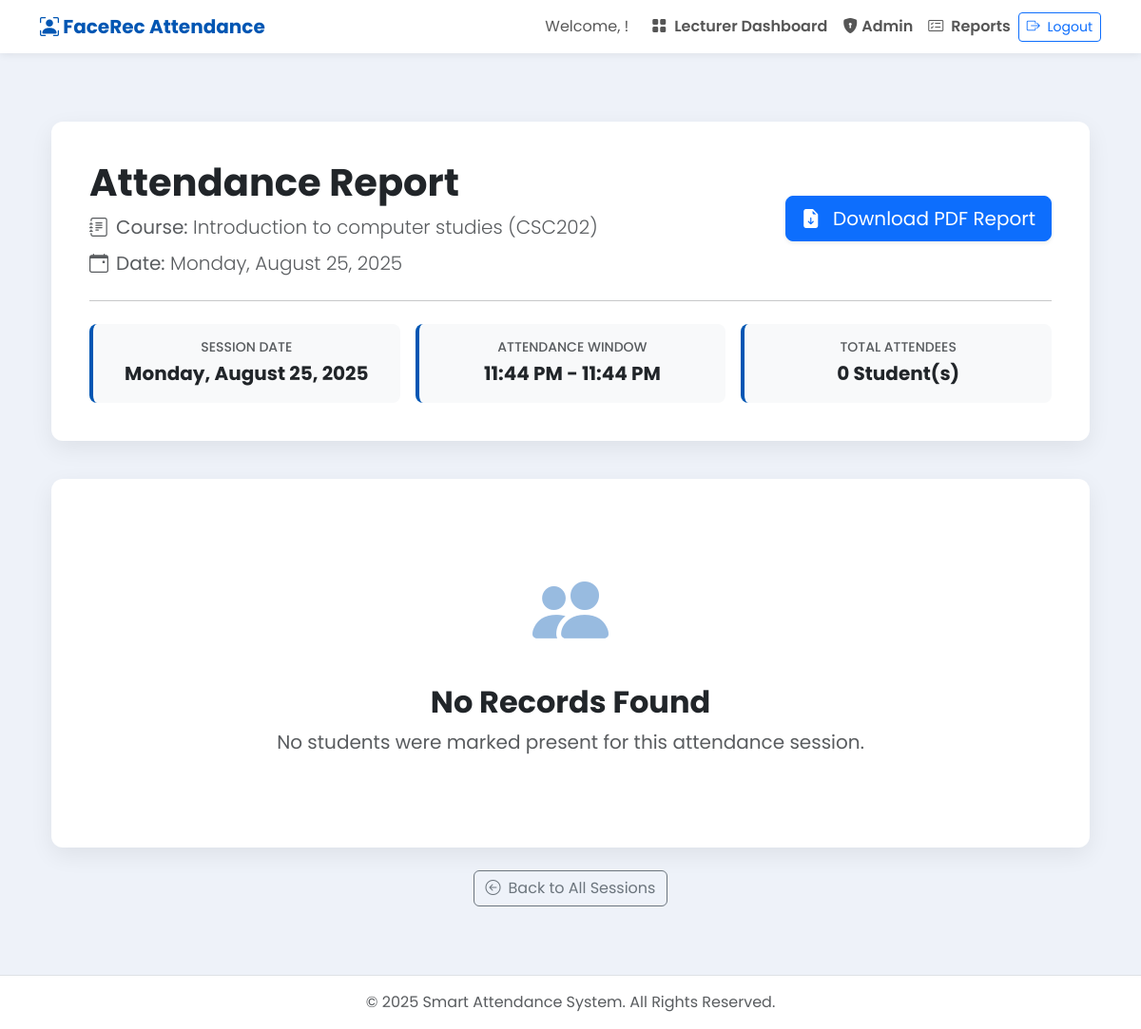
Screenshot of /dashboard/session/6/ (signed in) with the database file from the repository.
### attendance/models.py (models this page shows, shortened)
class AttendanceSession(models.Model):
    course = models.ForeignKey(Course, on_delete=models.CASCADE)
    created_at = models.DateTimeField(auto_now_add=True)
    start_time = models.DateTimeField(default=timezone.now)
    end_time = models.DateTimeField(default=timezone.now)
    is_active = models.BooleanField(default=True)

class Course(models.Model):
    course_code = models.CharField(max_length=20, unique=True)
    course_name = models.CharField(max_length=200)
    lecturer = models.ForeignKey(User, on_delete=models.CASCADE)

### attendance/views.py (the view)
# urls.py: path('dashboard/session/<int:session_id>/', views.session_detail, name='session_detail'),
@login_required
@user_passes_test(is_lecturer, login_url='login', redirect_field_name=None)
def session_detail(request, session_id):
    session = get_object_or_404(
        AttendanceSession,
        id=session_id,
        course__lecturer=request.user
    )
    records = AttendanceRecord.objects.filter(session=session).select_related('student__user').order_by('student__user__last_name')
    return render(request, 'attendance/session_detail.html', {'session': session, 'records': records})

### attendance/views.py (called while the page is built)
def is_lecturer(user):
    return user.is_staff

### attendance/templates/attendance/session_detail.html (shortened to what this page needs)
{% extends 'attendance/base.html' %}
{% load static %}
{% block content %}
<link rel="stylesheet" href="https://cdn.jsdelivr.net/npm/bootstrap-icons@1.11.3/font/bootstrap-icons.min.css">
<div class="container py-5">
    <div class="report-header">
        <div class="d-flex flex-wrap justify-content-between align-items-center mb-4">
            <div>
                <h1 class="display-6 fw-bold">Attendance Report</h1>
                <p class="lead text-muted mb-2">
                    <i class="bi bi-journal-text me-2"></i><strong>Course:</strong> {{ session.course.course_name }} ({{ session.course.course_code }})
                </p>
                <p class="lead text-muted mb-0">
                    <i class="bi bi-calendar-event me-2"></i><strong>Date:</strong> {{ session.created_at|date:"l, F j, Y" }}
                </p>
            </div>
            <a href="{% url 'export_session_pdf' session.id %}" class="btn btn-primary btn-lg shadow-sm">
                <i class="bi bi-file-earmark-arrow-down-fill me-2"></i> Download PDF Report
            </a>
        </div>
        <hr class="my-4">
        <div class="row g-3 text-center">
            <div class="col-md-4">
                <div class="stat-box">
                    <h6 class="text-muted mb-1 small text-uppercase">Session Date</h6>
                    <p class="fs-5 fw-bold mb-0">{{ session.created_at|date:"l, F j, Y" }}</p>
                </div>
            </div>
            <div class="col-md-4">
                <div class="stat-box">
                    <h6 class="text-muted mb-1 small text-uppercase">Attendance Window</h6>
                    <p class="fs-5 fw-bold mb-0">{{ session.start_time|time:"h:i A" }} - {{ session.end_time|time:"h:i A" }}</p>
                </div>
            </div>
            <div class="col-md-4">
                <div class="stat-box">
                    <h6 class="text-muted mb-1 small text-uppercase">Total Attendees</h6>
                    <p class="fs-5 fw-bold mb-0">{{ records|length }} Student(s)</p>
                </div>
            </div>
        </div>
    </div>
    {% if records %}
        <div class="mb-5">
            <h2 class="h4 fw-bold mb-3"><i class="bi bi-check-circle-fill text-success me-2"></i>On Time <span class="badge bg-success-subtle text-success-emphasis rounded-pill">{{ on_time_records|length }}</span></h2>
            <div class="table-container">
                <table class="table table-hover align-middle mb-0">
                    <thead>
                        <tr>
                            <th scope="col" class="ps-4">S/N</th>
                            <th scope="col">Full Name</th>
                            <th scope="col">Matriculation No.</th>
                            <th scope="col">Time Marked</th>
                            <th scope="col" class="text-center">Action</th>
                        </tr>
                    </thead>
                    <tbody>
                        {% for record in on_time_records %}
                            <tr>
                                <td class="ps-4 fw-bold">{{ forloop.counter }}</td>
                                <td>{{ record.student.user.get_full_name }}</td>
                                <td>{{ record.student.matric_number }}</td>
                                <td>{{ record.timestamp|time:"h:i:s A" }}</td>
                                <td class="text-center">
                                    <form action="{% url 'update_record_status' record.id %}" method="POST" class="d-inline">
                                        {% csrf_token %}
                                        <button type="submit" class="btn btn-sm btn-outline-warning action-btn" title="Mark as Late">
                                            <i class="bi bi-arrow-down-circle"></i> Mark as Late
                                        </button>
                                    </form>
                                </td>
                            </tr>
                        {% empty %}
                            <tr><td colspan="5" class="text-center p-4 text-muted">No students were marked on time.</td></tr>
                        {% endfor %}
                    </tbody>
                </table>
            </div>
        </div>
        <div class="mb-5">
            <h2 class="h4 fw-bold mb-3"><i class="bi bi-clock-history text-warning me-2"></i>Late Comers <span class="badge bg-warning-subtle text-warning-emphasis rounded-pill">{{ late_records|length }}</span></h2>
            <div class="table-container">
                <table class="table table-hover align-middle mb-0">
                    <thead>
                        <tr>
                            <th scope="col" class="ps-4">S/N</th>
                            <th scope="col">Full Name</th>
                            <th scope="col">Matriculation No.</th>
                            <th scope="col">Time Marked</th>
                            <th scope="col" class="text-center">Action</th>
                        </tr>
                    </thead>
                    <tbody>
                        {% for record in late_records %}
                            <tr>
                                <td class="ps-4 fw-bold">{{ forloop.counter }}</td>
                                <td>{{ record.student.user.get_full_name }}</td>
                                <td>{{ record.student.matric_number }}</td>
                                <td>{{ record.timestamp|time:"h:i:s A" }}</td>
                                <td class="text-center">
                                    <form action="{% url 'update_record_status' record.id %}" method="POST" class="d-inline">
                                        {% csrf_token %}
                                        <button type="submit" class="btn btn-sm btn-outline-success action-btn" title="Mark as On Time">
                                            <i class="bi bi-arrow-up-circle"></i> Mark as On Time
                                        </button>
                                    </form>
                                </td>
                            </tr>
                        {% empty %}
                            <tr><td colspan="5" class="text-center p-4 text-muted">No students were marked late.</td></tr>
                        {% endfor %}
                    </tbody>
                </table>
            </div>
        </div>
    {% else %}
        <div class="empty-state">
            <div class="icon mb-3"><i class="bi bi-people-fill"></i></div>
            <h2 class="fw-bold">No Records Found</h2>
            <p class="text-muted fs-5">No students were marked present for this attendance session.</p>
        </div>
    {% endif %}
    <div class="mt-4 text-center">
        <a href="{% url 'session_list' %}" class="btn btn-outline-secondary">
            <i class="bi bi-arrow-left-circle me-2"></i>Back to All Sessions
        </a>
    </div>
</div>
{% endblock %}

### attendance/templates/attendance/base.html (style rules this page uses)
:root { --primary-color: #0056b3; --light-bg: #f8f9fa; --body-bg: #eef2f9; --card-shadow: 0 0.5rem 1rem rgba(0, 0, 0, 0.1); }
body { font-family: 'Poppins', sans-serif; background-color: var(--body-bg); }
.body-wrapper { display: flex; flex-direction: column; min-height: 100vh; }

### attendance/templates/attendance/session_detail.html (style rules this page uses)
:root { --primary-color: #0056b3; --primary-hover: #004494; --success-color: #198754; --warning-color: #ffc107; --light-bg: #f8f9fa; --card-shadow: 0 0.5rem 1.5rem rgba(0, 0, 0, 0.07); --border-radius: 0.75rem; }
body, .card, .btn, .table { font-family: 'Poppins', sans-serif; }
.report-header { background-color: #ffffff; padding: 2.5rem; border-radius: var(--border-radius); box-shadow: var(--card-shadow); margin-bottom: 2.5rem; }
.stat-box { padding: 1rem; border-left: 4px solid var(--primary-color); background-color: var(--light-bg); border-radius: 0.5rem; }
.empty-state { text-align: center; padding: 5rem 2rem; background-color: #ffffff; border-radius: var(--border-radius); box-shadow: var(--card-shadow); }
.empty-state .icon { font-size: 5rem; color: var(--primary-color); opacity: 0.4; }

### rows the page displays
AttendanceSession: course.course_name "Introduction to computer studies", course.course_code "CSC202", created_at "Monday, August 25, 2025", start_time "11:44 PM", end_time "11:44 PM"

### other values shown
{{ records|length }} "0"
